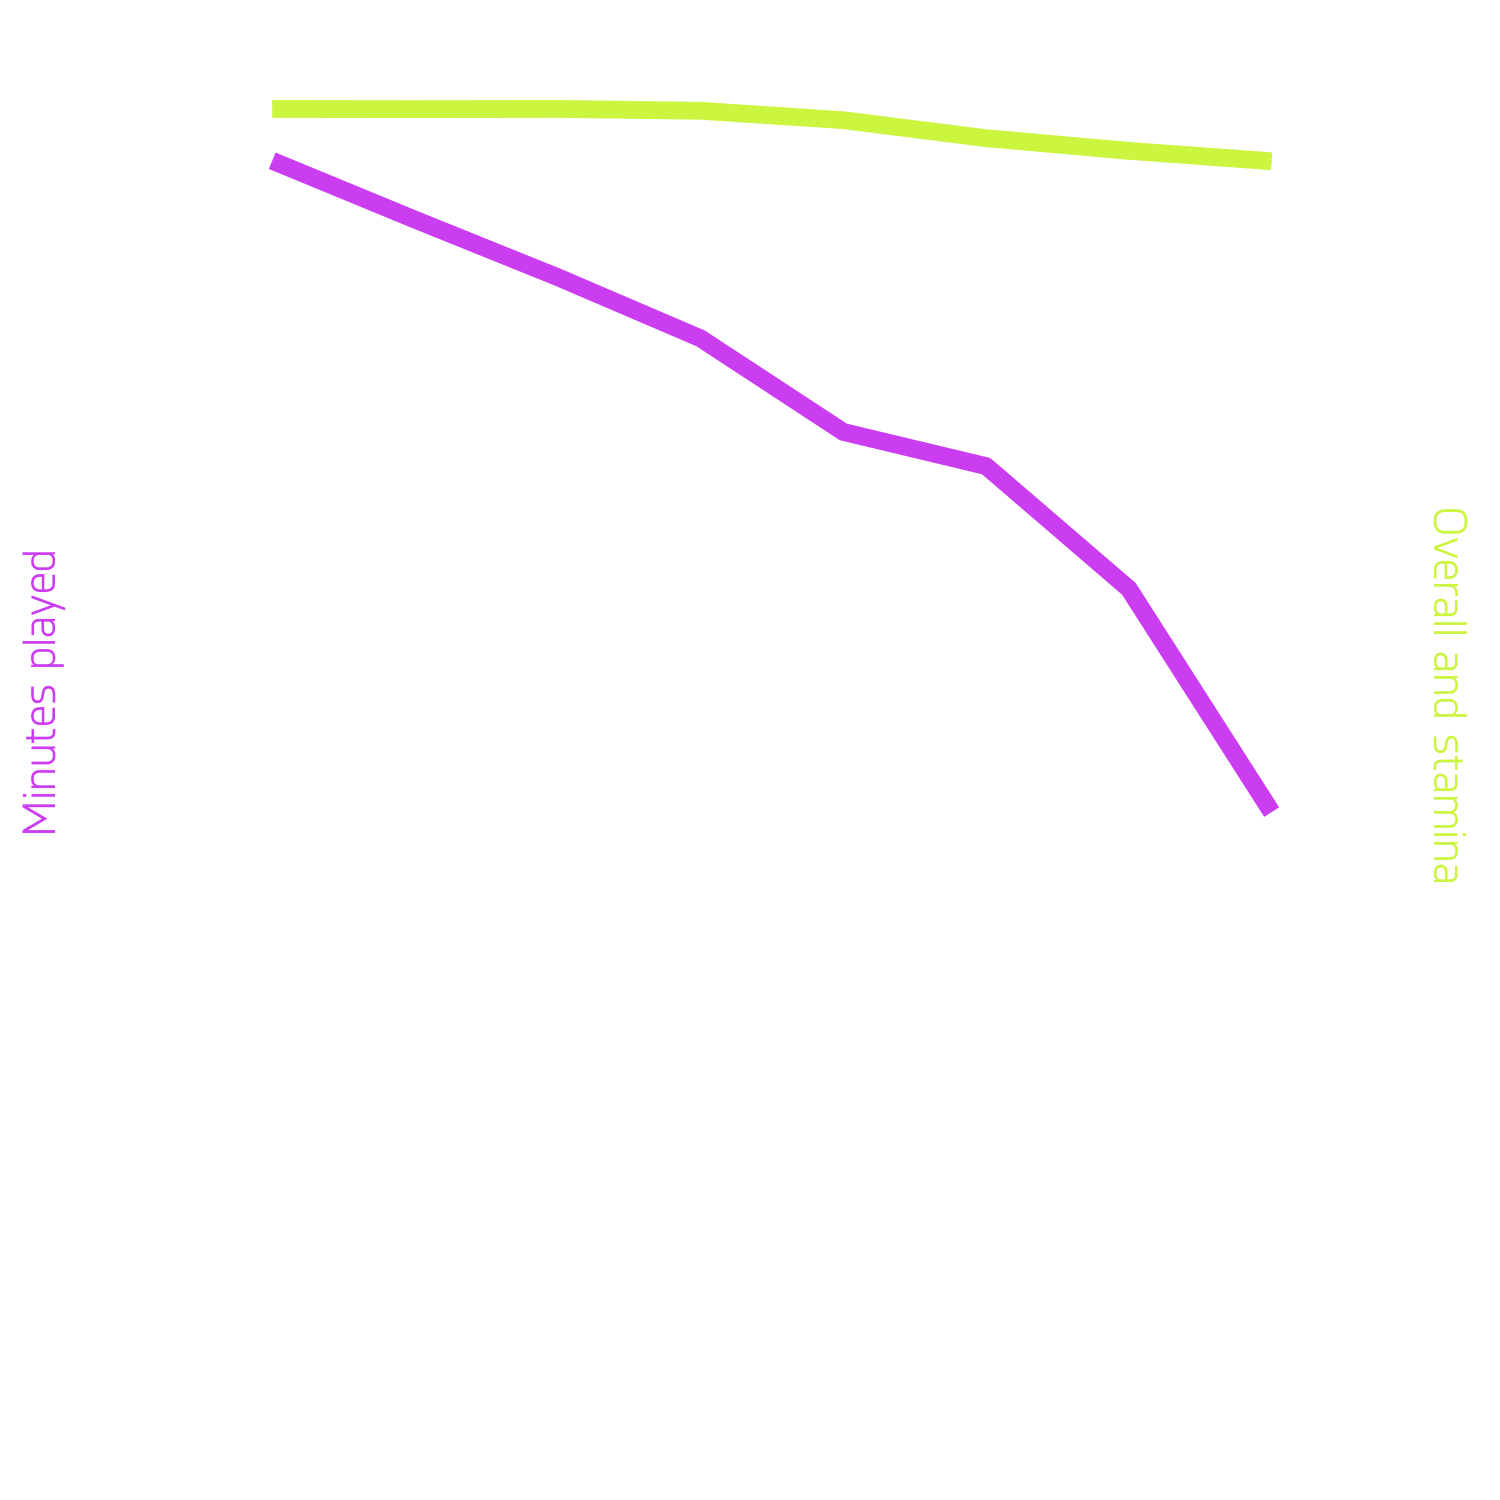

This figure's R source:
# przygotowanie

library(dplyr)
library(ggplot2)
library(showtext)
appearances <- read.csv("appearances")
font_add("knul", "project_fifa/data/Knul/Knul-Regular.otf")
showtext_auto()
my_white <- rgb(255, 255, 255, 150, maxColorValue = 255)

# przygotowanie ramki

## minuty

players <- c("Cristiano Ronaldo", "Sergio Ramos", "Gerard Pique",
             "Eden Hazard", "Mats Hummels", "Luis Suarez", "Lionel Messi",
             "Gianluigi Buffon", "Sergio Aguero",
             "Jordi Alba", "Raphael Varane", "Giorgio Chiellini",
             "Thiago Silva", "Marco Reus", "David Silva", "Leonardo Bonucci",
             "Zlatan Ibrahimovic", "Gareth Bale", "Pepe", "Isco", 
             )

minutes <- appearances %>%
  filter(player_pretty_name %in% players) %>%
  mutate(year = substr(date, 1, 4)) %>%
  filter(year != 2014) %>%
  group_by(player_pretty_name, year) %>%
  summarise(summ = sum(minutes_played)) %>%
  group_by(year) %>%
  summarise(mean_min = mean(summ)) %>%
  mutate(min_g = case_when(year == 2018 ~ mean_min / 1.1,
                           year == 2020 ~ mean_min * 1.1,
                           year == 2022 ~ mean_min * 1.3,
                           TRUE ~ mean_min)) %>%
  select(year, min_g)

minutes

## rating, stamina

fifa15 <- read.csv("players_15.csv")

fifa15 %>%
  filter(overall > 80, age > 25) %>%
  merge(fifa22, by = "sofifa_id") %>%
  select(sofifa_id, short_name.x)
  

playersfifa <- c("Cristiano Ronaldo", "Sergio Ramos", "PiquĂ©",
             "E. Hazard", "M. Hummels", "L. SuĂˇrez", "L. Messi",
             "G. Buffon", "S. AgĂĽero",
             "Jordi Alba", "R. Varane", "G. Chiellini",
             "Thiago Silva", "M. Reus", "David Silva", "L. Bonucci",
             "Z. IbrahimoviÄ‡", "G. Bale", "Pepe", "Isco")

fifa_stat <- fifa15 %>%
  filter(short_name %in% playersfifa) %>%
  filter(overall > 70) %>%
  select(short_name, sofifa_id, overall, power_stamina) %>%
  mutate(over_stam = (overall + power_stamina) / 2) %>%
  summarise(mean_a = mean(over_stam)) %>%
  mutate(year = 2015)

for (yer in 16:22) {
  fifa <- read.csv(paste("players_",yer,".csv", sep = ""))
  fifa <- fifa %>%
    filter(short_name %in% playersfifa) %>%
    filter(overall > 70) %>%
    select(short_name, sofifa_id, overall, power_stamina) %>%
    mutate(over_stam = (overall + power_stamina) / 2) %>%
    summarise(mean_a = mean(over_stam)) %>%
    mutate(year = 2000 + yer)
  fifa_stat <- rbind(fifa_stat, fifa)
}

fifa_stat

## cała

df <- merge(minutes, fifa_stat, by = "year")

df

# wykres

minutes_plot <- ggplot(df, aes(x=year, group = 1)) +
  geom_smooth(aes(y=min_g), method="loess", col="#cb3df0", se = F, size = 2) +
  geom_smooth(aes(y=(mean_a * 50)), method="loess", col="#ccf53f", se = F, size = 2) +
  scale_y_continuous(name="Minutes played", sec.axis=sec_axis(~./50, 
                       name="Overall and stamina"), limits=c(0, 4100)) +
  scale_x_discrete(name = "Year") +
  theme(
    rect = element_rect(fill = 'transparent'),
    text = element_text(family = 'knul'),
    panel.background = element_rect(fill = 'transparent'),
    panel.grid.major.y = element_line(size = 0.2, color = my_white),
    panel.grid.minor.y = element_line(size = 0.2, color = my_white),
    panel.grid.major.x = element_line(size = 0.2, color = my_white),
    panel.grid.minor.x = element_line(size = 0.2, color = my_white),
    panel.border = element_blank(),
    axis.title.y.left=element_text(color="#cb3df0", size = 35),
    axis.title.y.right=element_text(color="#ccf53f", size = 35),
    axis.text.y = element_text(size = 30, color = 'white'),
    axis.title.x = element_text(color = 'white', size = 35),
    axis.text.x = element_text(size = 30, color = 'white'),
    axis.ticks = element_blank(),
  )

minutes_plot

ggsave(plot = minutes_plot, file = "minutes.png",
       type = "cairo-png",  bg = "transparent",
       width = 1500, height = 1500, units = 'px')
